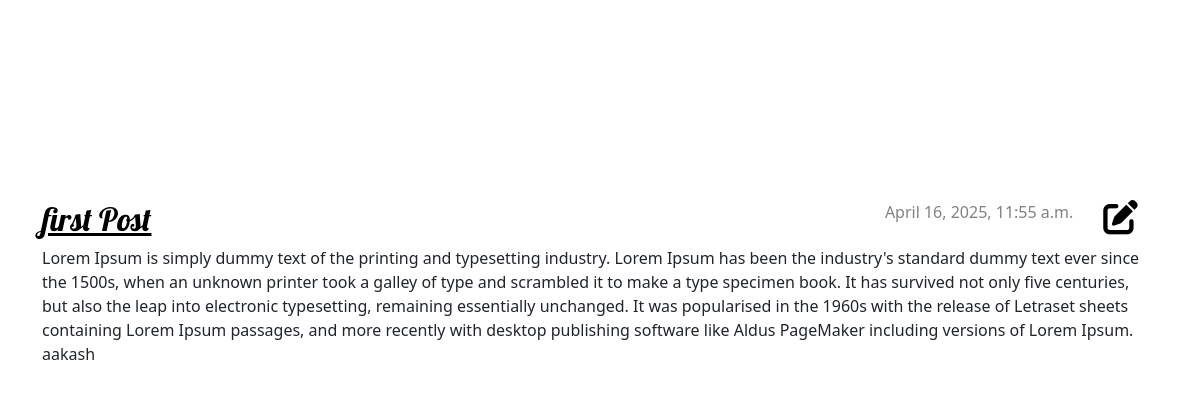
/post/1, run on the app's committed database.
### blogs/models.py (models this page shows)
class Blog(models.Model):
    title = models.CharField(max_length=255)
    content = models.TextField()
    created_at = models.DateTimeField(auto_now_add=True)

### blogs/views.py (the view)
# urls.py: path('post/<int:pk>', views.post_view, name='post'),
def post_view(request, pk):
    blog = Blog.objects.get(pk=pk)
    return render(request, 'post.html', {'blog': blog})

### blogs/templates/post.html (shortened to what this page needs)
{% load static %}
<link rel="stylesheet" href="https://cdn.jsdelivr.net/npm/bootstrap@5.3.3/dist/css/bootstrap.min.css">
        <link rel="stylesheet" href="{% static 'css/blog.css' %}">
<main class="container" style="margin-top: 200px;">
    <div class="row">
        <div class="col">
        {% if blog %}
        <a href="{% url 'edit-post' blog.id %}" class="top-menu" style="color: #000;margin-left:30px;">
            <i class="fa-solid fa-pen-to-square"></i>
        </a>
            <article class="post">
                <time class="date">
                    {{ blog.created_at }}
                </time>
                <h2><a href="">{{ blog.title }}</a></h2>
                <p>{{ blog.content|linebreaksbr }}</p>
            </article>
        {% endif %}
        </div>
    </div>
</main>

### blogs/static/css/blog.css (style rules this page uses)
h1 a, h2 a { color: #C25100; font-family: 'Lobster'; }
h1, h2, h3, h4 { font-family: 'Lobster', cursive; }
.date { color: #828282; }
.top-menu, .top-menu:hover, .top-menu:visited { color: #ffffff; float: right; font-size: 26pt; margin-right: 20px; }
.post { margin-bottom: 70px; }
.post h2 a, .post h2 a:visited { color: #000000; }
.post > .date, .post > .actions { float: right; }

### data on the page
Blog: created_at "April 16, 2025, 11:55 a.m.", title "first Post", content "Lorem Ipsum is simply dummy text of the printing and typesetting industry. Lorem Ipsum has been the industry's standard dummy text ever since the 1500s, when an unknown printer took a galley of type and scrambled it to make a type specimen book. It has survived not only five centuries, but also the leap into electronic typesetting, remaining essentially unchanged. It was popularised in the 1960s with the release of Letraset sheets containing Lorem Ipsum passages, and more recently with desktop publishing software like Aldus PageMaker including versions of Lorem Ipsum. aakash"
